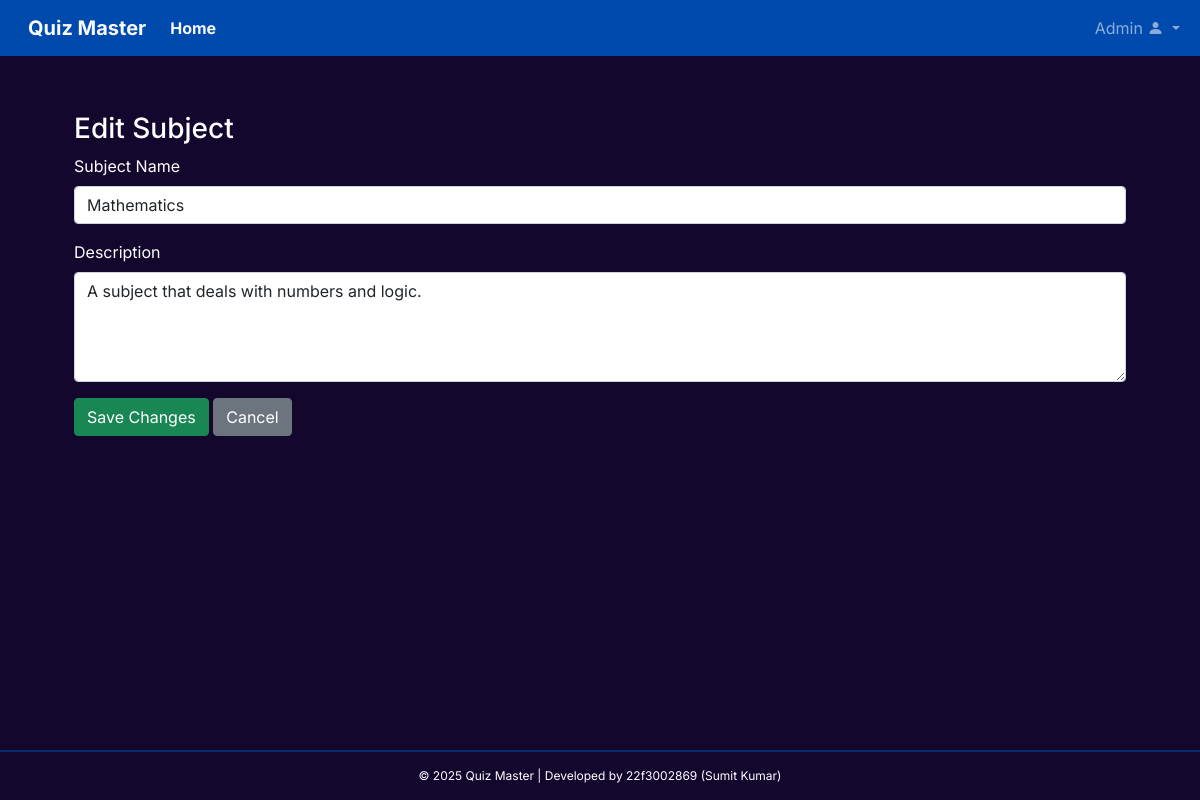
Screenshot of /admin/subjects/edit/1 (signed in) with the database file from the repository.
### models/model.py (models this page shows)
class Subject(db.Model):
    __tablename__ = "subjects"
    id = db.Column(db.Integer, primary_key=True, autoincrement=True)
    name = db.Column(db.String, unique=True, nullable=False)
    description = db.Column(db.String)
    chapters = db.relationship("Chapter", back_populates="subject", cascade="all, delete-orphan", passive_deletes=True)
    quizzes = db.relationship("Quiz", back_populates="subject", cascade="all, delete-orphan", passive_deletes=True)

### controllers/admin.py (the view)
@app.route("/admin/subjects/edit/<int:subject_id>", methods=["GET", "POST"])
@login_required
@admin_required
def edit_subject(subject_id):
    subject = Subject.query.get_or_404(subject_id)
    if request.method == "POST":
        subject.name = request.form["name"]
        subject.description = request.form["description"]
        db.session.commit()
        flash("Subject updated successfully!", "success")
        return redirect(url_for("admin_dashboard"))
    return render_template("admin/edit_subject.html", subject=subject)

### app.py (called while the page is built)
@login_manager.user_loader
def load_user(user_id):
    admin = Admin.query.get(int(user_id))
    if admin:
        return admin  # ✅ If it's an admin, return admin
    return User.query.get(int(user_id))  # ✅ Otherwise, return user

### controllers/admin.py (called while the page is built)
def admin_required(f):
    @wraps(f)
    def decorated_function(*args, **kwargs):
        if not current_user.is_authenticated or session.get("role") != "admin":
            flash("Unauthorized Access!", "danger")
            return redirect(url_for("admin_login"))
        return f(*args, **kwargs)
    return decorated_function

@app.before_request
def restrict_admin_routes():
    if request.endpoint == "admin_login":
        return  # Allow access to admin login page
    if request.endpoint and request.endpoint.startswith("admin_"):
        if not current_user.is_authenticated or session.get("role") != "admin":
            flash("Unauthorized Access!", "danger")
            return redirect(url_for("admin_login"))

### controllers/user.py (called while the page is built)
@app.before_request
def restrict_user_routes():
    if request.endpoint in ["user.loginUser", "admin_login"]:
        return
    if request.endpoint and request.endpoint.startswith("user_"):
        if not current_user.is_authenticated or session.get("role") != "user":
            flash("Unauthorized Access!", "danger")
            return redirect(url_for("user.loginUser"))

### models/model.py (called while the page is built)
    @property
    def is_admin(self):
        return True  # Always True for Admin users

### templates/admin/edit_subject.html
{% extends "dashboard/basedashboard.html" %}
{% block content %}
<div class="container mt-5">
    <h3>Edit Subject</h3>
    <form method="POST">
        <div class="mb-3">
            <label for="name" class="form-label">Subject Name</label>
            <input type="text" id="name" name="name" class="form-control" value="{{ subject.name }}" required>
        </div>
        <div class="mb-3">
            <label for="description" class="form-label">Description</label>
            <textarea id="description" name="description" class="form-control" rows="4">{{ subject.description }}</textarea>
        </div>
        <button type="submit" class="btn btn-success">Save Changes</button>
        <a href="{{ url_for('admin_dashboard') }}" class="btn btn-secondary">Cancel</a>
    </form>
</div>
{% endblock %}

### static/css/dashboardstyle.css (style rules this page uses)
body, button { font-family: "Inter", sans-serif; }
:root { --offcanvas-width: 270px; --topNavbarHeight: 56px; }
@media (min-width: 992px) { body { overflow: auto !important; } }

### rows the page displays
Subject: name "Mathematics", description "A subject that deals with numbers and logic."
